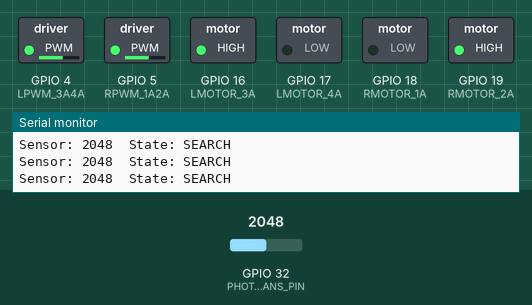
Bench run of a sketch on a simulated ESP32. On the bench: switched loads named in the sketch (green lamp = pin HIGH), the last lines printed to the serial monitor. The inputs (shaded band) are chosen by the test bench; at power-on: GPIO 32 (PHOTOTRANS_PIN) = 2048.

Above: at 1.2 s.
1.3 s: GPIO 32 (PHOTOTRANS_PIN) set to 1940
At 1.7 s:
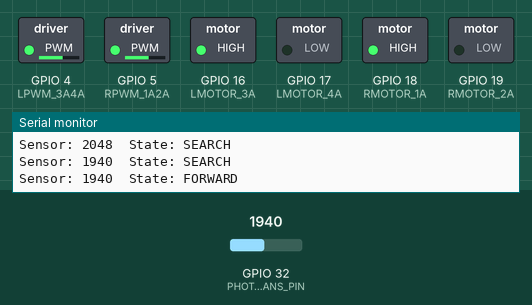
2.9 s: GPIO 32 (PHOTOTRANS_PIN) set to 2040
At 4.2 s:
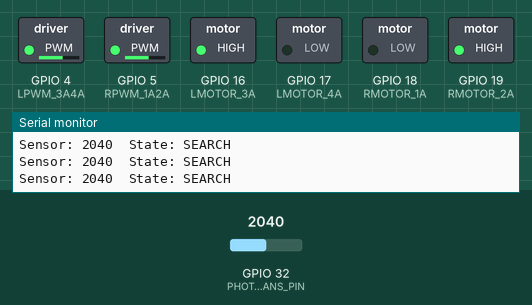
4.5 s: GPIO 32 (PHOTOTRANS_PIN) set to 1960
At 5.5 s:
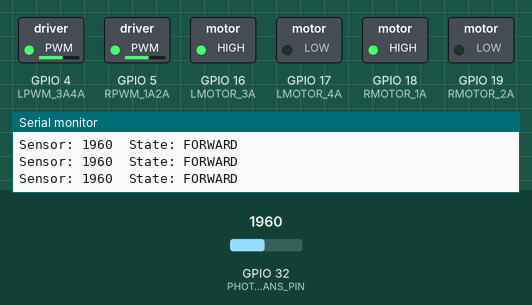
Timing chart, 0 to 7.5 s (numbered marks = the images above; inputs shaded):
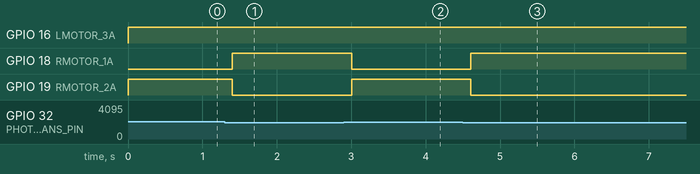

Measured:
- the behaviour switches between 2000 and 1999 on GPIO 32 (PHOTOTRANS_PIN) (found by bisection; images 0 and 1)
- after the input at 1.3 s, GPIO 18 (RMOTOR_1A): LOW → HIGH after 0.10 s; GPIO 19 (RMOTOR_2A): HIGH → LOW after 0.10 s
- after the input at 2.9 s, GPIO 18 (RMOTOR_1A): HIGH → LOW after 0.11 s; GPIO 19 (RMOTOR_2A): LOW → HIGH after 0.11 s
- after the input at 4.5 s, GPIO 18 (RMOTOR_1A): LOW → HIGH after 0.11 s; GPIO 19 (RMOTOR_2A): HIGH → LOW after 0.11 s

The sketch:

LineFollower.ino
```cpp
// ---------------- Pin Definitions ----------------

// Phototransistor (confirm PIN definitions with the schematic)
#define PHOTOTRANS_PIN  32

// L293D Motor Driver Pins
#define RMOTOR_1A   18
#define RMOTOR_2A   19
#define RPWM_1A2A   5

#define LMOTOR_3A   16
#define LMOTOR_4A   17
#define LPWM_3A4A   4

// -------------------------------------------------

int lineValue;
int threshold = 2000;   // Intentionally incorrect
String currentState = "STOP";

void setup() {
  Serial.begin(115200);

  pinMode(PHOTOTRANS_PIN, INPUT);

  pinMode(RMOTOR_1A, OUTPUT);
  pinMode(RMOTOR_2A, OUTPUT);
  pinMode(LMOTOR_3A, OUTPUT);
  pinMode(LMOTOR_4A, OUTPUT);

  pinMode(RPWM_1A2A, OUTPUT);
  pinMode(LPWM_3A4A, OUTPUT);

  analogWrite(RPWM_1A2A, 150);
  analogWrite(LPWM_3A4A, 150);
}

// ---------------- Motor Functions ----------------

void moveForward() {
  digitalWrite(RMOTOR_1A, HIGH);
  digitalWrite(RMOTOR_2A, LOW);
  digitalWrite(LMOTOR_3A, HIGH);
  digitalWrite(LMOTOR_4A, LOW);
  currentState = "FORWARD";
}

void searchRight() {
  digitalWrite(RMOTOR_1A, LOW);
  digitalWrite(RMOTOR_2A, HIGH);
  digitalWrite(LMOTOR_3A, HIGH);
  digitalWrite(LMOTOR_4A, LOW);
  currentState = "SEARCH";
}

void stopRobot() {
  digitalWrite(RMOTOR_1A, LOW);
  digitalWrite(RMOTOR_2A, LOW);
  digitalWrite(LMOTOR_3A, LOW);
  digitalWrite(LMOTOR_4A, LOW);
  currentState = "STOP";
}

// ---------------- Main Loop ----------------

void loop() {

  lineValue = analogRead(PHOTOTRANS_PIN);

  Serial.print("Sensor: ");
  Serial.print(lineValue);
  Serial.print("  State: ");
  Serial.println(currentState);

  // -------- FAULTY LOGIC --------

  if (lineValue < threshold) {
    moveForward();
  }
  else {
    searchRight();   // Always searches right (intentional flaw)
  }

  delay(200);   // Slow reaction (intentional flaw)
}
```
